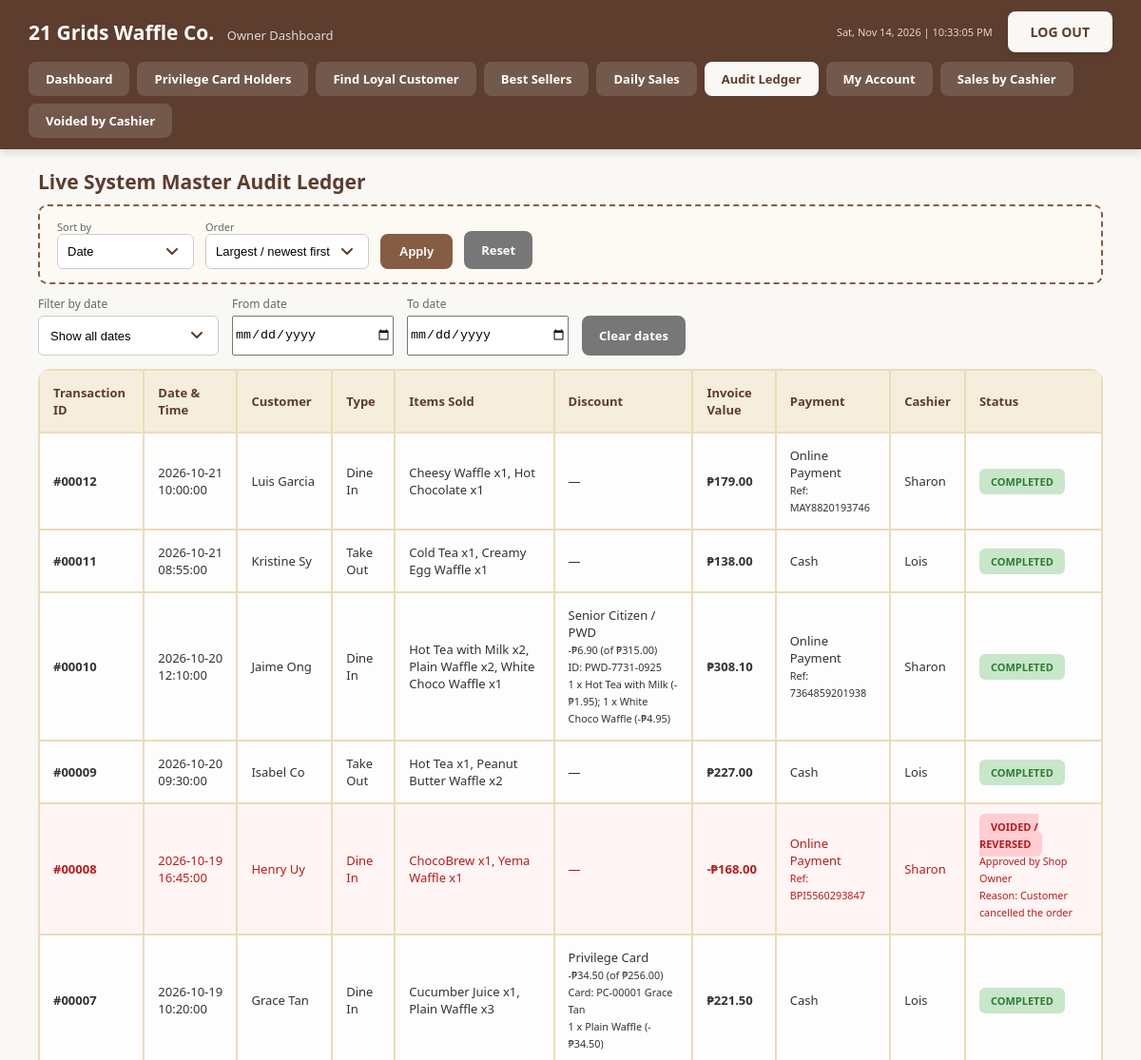
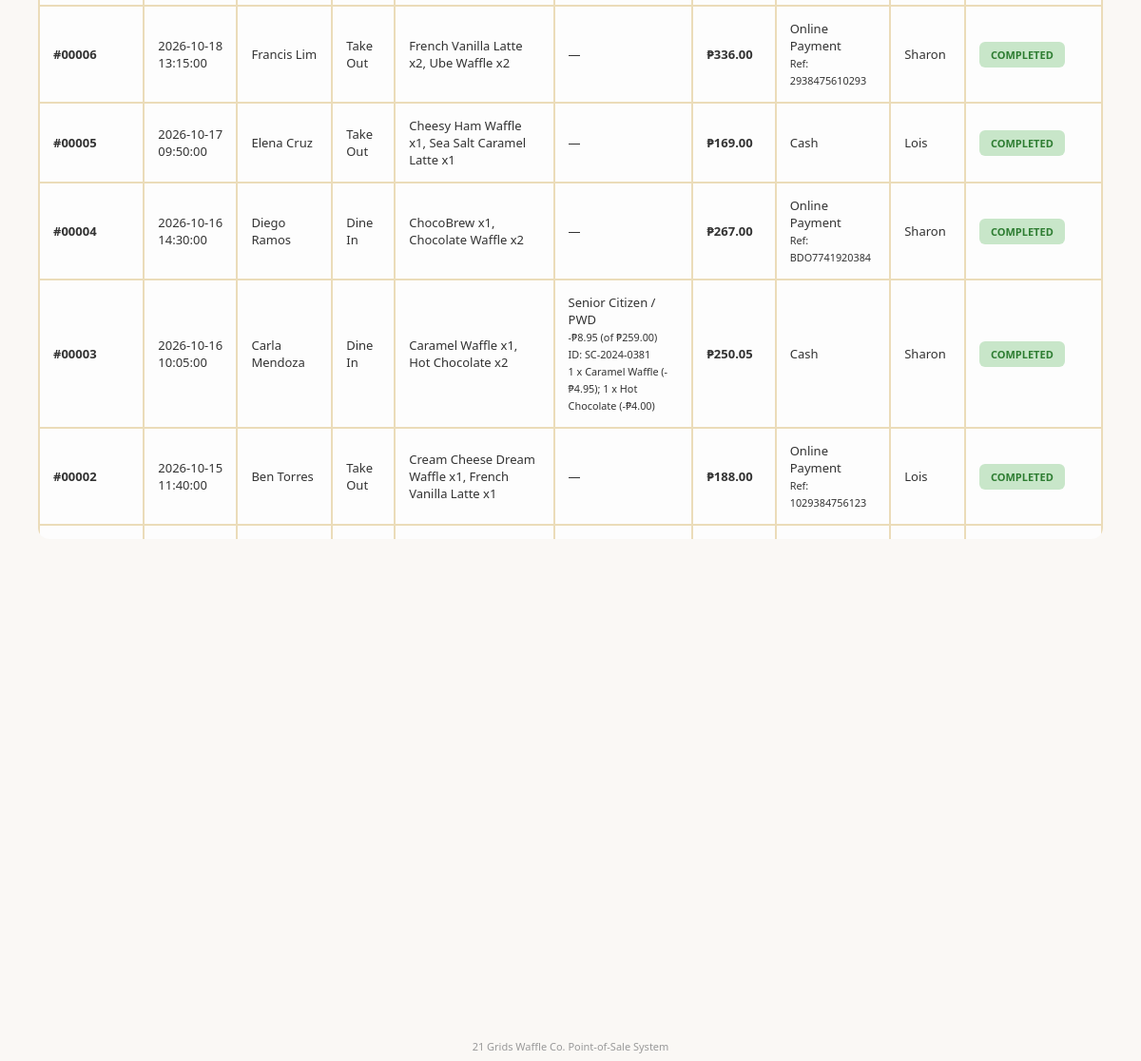
Screenshot of /owner.php?tab=ledger (signed in) with the database file from the repository (2 pictures, top to bottom).
### tables this page shows
CREATE TABLE CustomerOrder (
    OrderID            INT AUTO_INCREMENT PRIMARY KEY,    
    OrderDate          TIMESTAMP     NOT NULL DEFAULT CURRENT_TIMESTAMP,
    CustomerName       VARCHAR(100)  NOT NULL DEFAULT 'Walk-in Customer',
    OrderType          ENUM('Dine In', 'Take Out')     NOT NULL DEFAULT 'Dine In',
    SubtotalAmount     DECIMAL(8,2)  NOT NULL DEFAULT 0.00 CHECK (SubtotalAmount >= 0),
    DiscountID         INT           NOT NULL DEFAULT 1,
    DiscountIDNumber   VARCHAR(50),
    PrivilegeCardID    INT,
    DiscountAmount     DECIMAL(8,2)  NOT NULL DEFAULT 0.00 CHECK (DiscountAmount >= 0),
    TotalAmount        DECIMAL(8,2)  NOT NULL DEFAULT 0.00 CHECK (TotalAmount >= 0),
    PaymentMethod      ENUM('Cash', 'Online Payment')  NOT NULL,
    ReferenceNumber    VARCHAR(50)   UNIQUE,
    AmountReceived     DECIMAL(8,2)  CHECK (AmountReceived >= 0),
    Status             ENUM('Completed', 'Voided')     NOT NULL DEFAULT 'Completed',
    CashierID          INT           NOT NULL,
    FOREIGN KEY (DiscountID)
        REFERENCES Discount(DiscountID),
    FOREIGN KEY (CashierID)
        REFERENCES Staff(StaffID),
    FOREIGN KEY (PrivilegeCardID)
        REFERENCES PrivilegeCard(CardID),
    CHECK (PaymentMethod <> 'Online Payment' OR ReferenceNumber IS NOT NULL),
    CHECK (DiscountAmount = 0 OR DiscountIDNumber IS NOT NULL OR PrivilegeCardID IS NOT NULL),
    CHECK (TotalAmount = SubtotalAmount - DiscountAmount),
    CHECK (PaymentMethod <> 'Cash' OR (AmountReceived IS NOT NULL AND AmountReceived >= TotalAmount))
);

CREATE TABLE Staff (
    StaffID       INT AUTO_INCREMENT PRIMARY KEY,
    Username      VARCHAR(50)  NOT NULL UNIQUE,
    PasswordHash  VARCHAR(255) NOT NULL,
    FullName      VARCHAR(100) NOT NULL,
    Role          ENUM('Admin', 'Owner', 'Cashier') NOT NULL,
    IsActive      BOOLEAN      NOT NULL DEFAULT TRUE,
    CreatedAt     TIMESTAMP    NOT NULL DEFAULT CURRENT_TIMESTAMP
);

CREATE TABLE Discount (
    DiscountID    INT AUTO_INCREMENT PRIMARY KEY,
    DiscountName  VARCHAR(50)  NOT NULL UNIQUE,
    DiscountRate  DECIMAL(5,2) NOT NULL CHECK (DiscountRate >= 0 AND DiscountRate <= 100),
    AppliesTo     ENUM('Nothing', 'One Waffle and One Drink', 'One Highest Item') NOT NULL DEFAULT 'Nothing'
);

CREATE TABLE OrderVoid (
    VoidID       INT AUTO_INCREMENT PRIMARY KEY,
    OrderID      INT          NOT NULL UNIQUE,
    VoidedBy     INT          NOT NULL,
    ApprovedBy   INT          NOT NULL,
    VoidedAt     DATETIME     NOT NULL DEFAULT CURRENT_TIMESTAMP,
    VoidReason   VARCHAR(255) NOT NULL,
    FOREIGN KEY (OrderID)
        REFERENCES CustomerOrder(OrderID),
    FOREIGN KEY (VoidedBy)
        REFERENCES Staff(StaffID),
    FOREIGN KEY (ApprovedBy)
        REFERENCES Staff(StaffID)
);

CREATE TABLE PrivilegeCard (
    CardID        INT AUTO_INCREMENT PRIMARY KEY,
    HolderName    VARCHAR(100) NOT NULL,
    IssuedBy      INT          NOT NULL,
    IssuedAt      DATETIME     NOT NULL DEFAULT CURRENT_TIMESTAMP,
    IsActive      BOOLEAN      NOT NULL DEFAULT TRUE,
    FOREIGN KEY (IssuedBy)
        REFERENCES Staff(StaffID)
);

### owner.php (the view, shortened to what the rows shown need)
<?php
require_once 'topbar.php';
$tab = $_GET['tab'] ?? 'overview';
$report = new ReportService();
$ledger     = $report->getLedger();
$sortKey = in_array($_GET['sort'] ?? '', ['date', 'amount', 'customer', 'cashier', 'receipt'], true) ? $_GET['sort'] : 'date';
$sortDir = (($_GET['dir'] ?? 'desc') === 'asc') ? 'asc' : 'desc';
$find    = trim($_GET['find'] ?? '');
$totalRecords = count($ledger);
$comparisons = 0;
$ledger = $report->sortLedger($ledger, $sortKey, $sortDir, $comparisons);
?>
<!DOCTYPE html>
<html lang="en">
<head>
</head>
<body>
    <div class="pane<?php echo $tab === 'ledger' ? ' on' : ''; ?>" id="pane-ledger">
    <?php if ($totalRecords === 0): ?>
        <p style="color: #777; font-style: italic; font-size: 14px;">No transaction history exists inside the relational database engine.</p>
    <?php elseif (empty($ledger)): ?>
        <p style="color: #777; font-style: italic; font-size: 14px;">No customer name contains "<?php echo htmlspecialchars($find); ?>".</p>
    <?php else: ?>
        <div class="scroll"><table>
            <thead>
                <tr>
                    <th>Transaction ID</th>
                    <th>Date &amp; Time</th>
                    <th>Customer</th>
                    <th>Type</th>
                    <th>Items Sold</th>
                    <th>Discount</th>
                    <th>Invoice Value</th>
                    <th>Payment</th>
                    <th>Cashier</th>
                    <th>Status</th>
                </tr>
            </thead>
            <tbody id="ledgerBody">
                <?php foreach ($ledger as $transaction): ?>
                    <tr data-date="<?php echo htmlspecialchars($transaction['SaleDate']); ?>" style="<?php echo ($transaction['Status'] === 'Voided') ? 'background: #fff5f5; color: #b71c1c;' : 'background: #fdfdfd; color: #333;'; ?>">
                        <td><strong>#<?php echo \App\Core\Site::receiptNo($transaction['OrderID']); ?></strong></td>
                        <td><?php echo htmlspecialchars($transaction['OrderDate']); ?></td>
                        <td><?php echo htmlspecialchars($transaction['CustomerName']); ?></td>
                        <td><?php echo htmlspecialchars($transaction['OrderType']); ?></td>
                        <td><?php echo htmlspecialchars($transaction['Items'] !== '' ? $transaction['Items'] : '—'); ?></td>
                        <td>
                            <?php if ($transaction['DiscountAmount'] > 0): ?>
                                <?php echo htmlspecialchars($transaction['DiscountName']); ?><br>
                                <small>-₱<?php echo number_format($transaction['DiscountAmount'], 2); ?> (of ₱<?php echo number_format($transaction['SubtotalAmount'], 2); ?>)<br>
                                <?php echo $transaction['PrivilegeCardID'] ? 'Card: ' . Site::cardNo($transaction['PrivilegeCardID']) . ' ' . htmlspecialchars($transaction['CardHolder']) : 'ID: ' . htmlspecialchars($transaction['DiscountIDNumber']); ?><br>
                                <?php echo htmlspecialchars(implode('; ', $transaction['DiscountedItems'])); ?></small>
                            <?php else: ?>—<?php endif; ?>
                        </td>
                        <td style="font-weight: bold;">
                            <?php echo ($transaction['Status'] === 'Voided') ? '-₱' : '₱'; ?><?php echo number_format($transaction['TotalAmount'], 2); ?>
                        </td>
                        <td>
                            <?php echo htmlspecialchars($transaction['PaymentMethod']); ?>
                            <?php if (!empty($transaction['ReferenceNumber'])): ?><br><small>Ref: <?php echo htmlspecialchars($transaction['ReferenceNumber']); ?></small><?php endif; ?>
                        </td>
                        <td><?php echo htmlspecialchars($transaction['CashierName'] ?? '—'); ?></td>
                        <td>
                            <?php if ($transaction['Status'] === 'Voided'): ?>
                                <span style="background: #ffcdd2; color: #b71c1c; padding: 6px 12px; border-radius: 6px; font-weight: bold; font-size: 11px;">VOIDED / REVERSED</span>
                                <?php if (!empty($transaction['ApproverName'])): ?><br><small>Approved by <?php echo htmlspecialchars($transaction['ApproverName']); ?></small><?php endif; ?>
                                <?php if (!empty($transaction['VoidReason'])): ?><br><small>Reason: <?php echo htmlspecialchars($transaction['VoidReason']); ?></small><?php endif; ?>
                            <?php else: ?>
                                <span style="background: #c8e6c9; color: #2e7d32; padding: 6px 12px; border-radius: 6px; font-weight: bold; font-size: 11px;">COMPLETED</span>
                            <?php endif; ?>
                        </td>
                    </tr>
                <?php endforeach; ?>
            </tbody>
        </table></div>
    <?php endif; ?>
    </div>
</body>
</html>

### rows the page displays
customerorder: OrderID "00012", OrderDate "2026-10-21 10:00:00", CustomerName "Luis Garcia", OrderType "Dine In", Items "Cheesy Waffle x1, Hot Chocolate x1", TotalAmount "179.00", PaymentMethod "Online Payment", ReferenceNumber "MAY8820193746", CashierID.FullName "Sharon", Status "COMPLETED"
customerorder: OrderID "00011", OrderDate "2026-10-21 08:55:00", CustomerName "Kristine Sy", OrderType "Take Out", Items "Cold Tea x1, Creamy Egg Waffle x1", TotalAmount "138.00", PaymentMethod "Cash", CashierID.FullName "Lois", Status "COMPLETED"
customerorder: OrderID "00010", OrderDate "2026-10-20 12:10:00", CustomerName "Jaime Ong", OrderType "Dine In", Items "Hot Tea with Milk x2, Plain Waffle x2, White Choco Waffle x1", DiscountID.DiscountName "Senior Citizen / PWD", DiscountAmount "6.90", SubtotalAmount "315.00", DiscountIDNumber "PWD-7731-0925", DiscountedItems "1 x Hot Tea with Milk (-₱1.95); 1 x White Choco Waffle (-₱4.95)", TotalAmount "308.10", PaymentMethod "Online Payment", ReferenceNumber "7364859201938", CashierID.FullName "Sharon", Status "COMPLETED"
customerorder: OrderID "00009", OrderDate "2026-10-20 09:30:00", CustomerName "Isabel Co", OrderType "Take Out", Items "Hot Tea x1, Peanut Butter Waffle x2", TotalAmount "227.00", PaymentMethod "Cash", CashierID.FullName "Lois", Status "COMPLETED"
customerorder: OrderID "00008", OrderDate "2026-10-19 16:45:00", CustomerName "Henry Uy", OrderType "Dine In", Items "ChocoBrew x1, Yema Waffle x1", TotalAmount "168.00", PaymentMethod "Online Payment", ReferenceNumber "BPI5560293847", CashierID.FullName "Sharon", staff.FullName "Shop Owner", ordervoid.VoidReason "Customer cancelled the order"
customerorder: OrderID "00007", OrderDate "2026-10-19 10:20:00", CustomerName "Grace Tan", OrderType "Dine In", Items "Cucumber Juice x1, Plain Waffle x3", DiscountID.DiscountName "Privilege Card", DiscountAmount "34.50", SubtotalAmount "256.00", PrivilegeCardID "PC-00001", PrivilegeCardID.HolderName "Grace Tan", DiscountedItems "1 x Plain Waffle (-₱34.50)", TotalAmount "221.50", PaymentMethod "Cash", CashierID.FullName "Lois", Status "COMPLETED"
customerorder: OrderID "00006", OrderDate "2026-10-18 13:15:00", CustomerName "Francis Lim", OrderType "Take Out", Items "French Vanilla Latte x2, Ube Waffle x2", TotalAmount "336.00", PaymentMethod "Online Payment", ReferenceNumber "2938475610293", CashierID.FullName "Sharon", Status "COMPLETED"
customerorder: OrderID "00005", OrderDate "2026-10-17 09:50:00", CustomerName "Elena Cruz", OrderType "Take Out", Items "Cheesy Ham Waffle x1, Sea Salt Caramel Latte x1", TotalAmount "169.00", PaymentMethod "Cash", CashierID.FullName "Lois", Status "COMPLETED"
customerorder: OrderID "00004", OrderDate "2026-10-16 14:30:00", CustomerName "Diego Ramos", OrderType "Dine In", Items "ChocoBrew x1, Chocolate Waffle x2", TotalAmount "267.00", PaymentMethod "Online Payment", ReferenceNumber "BDO7741920384", CashierID.FullName "Sharon", Status "COMPLETED"
customerorder: OrderID "00003", OrderDate "2026-10-16 10:05:00", CustomerName "Carla Mendoza", OrderType "Dine In", Items "Caramel Waffle x1, Hot Chocolate x2", DiscountID.DiscountName "Senior Citizen / PWD", DiscountAmount "8.95", SubtotalAmount "259.00", DiscountIDNumber "SC-2024-0381", DiscountedItems "1 x Caramel Waffle (-₱4.95); 1 x Hot Chocolate (-₱4.00)", TotalAmount "250.05", PaymentMethod "Cash", CashierID.FullName "Sharon", Status "COMPLETED"
customerorder: OrderID "00002", OrderDate "2026-10-15 11:40:00", CustomerName "Ben Torres", OrderType "Take Out", Items "Cream Cheese Dream Waffle x1, French Vanilla Latte x1", TotalAmount "188.00", PaymentMethod "Online Payment", ReferenceNumber "1029384756123", CashierID.FullName "Lois", Status "COMPLETED"

### other values shown
Site::getBusinessName() "21 Grids Waffle Co."
$title "Owner Dashboard"
$item['label'] "Dashboard"
$item['label'] "Privilege Card Holders"
$item['label'] "Find Loyal Customer"
$item['label'] "Best Sellers"
$item['label'] "Daily Sales"
$item['label'] "Audit Ledger"
$item['label'] "My Account"
$item['label'] "Sales by Cashier"
$item['label'] "Voided by Cashier"
form field sort "Date"
